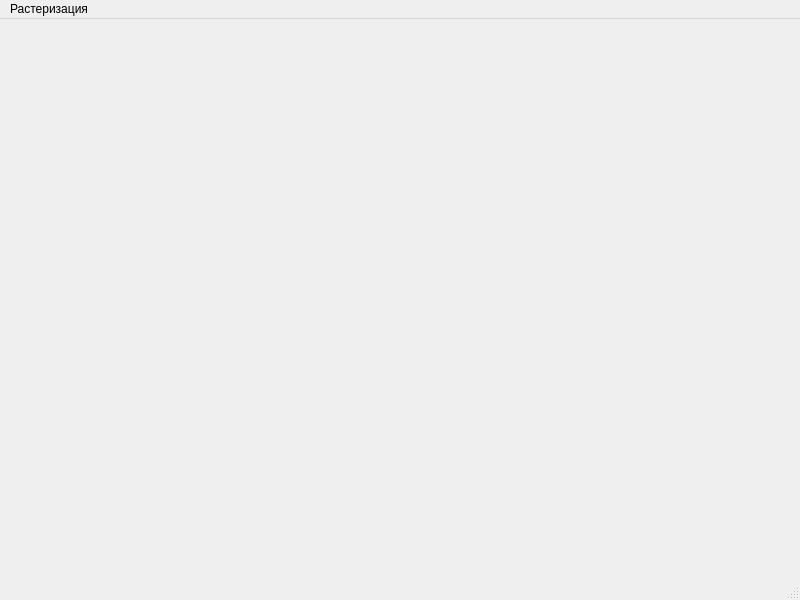
<?xml version="1.0" encoding="UTF-8"?>
<ui version="4.0">
 <class>MainWindow</class>
 <widget class="QMainWindow" name="MainWindow">
  <property name="geometry">
   <rect>
    <x>0</x>
    <y>0</y>
    <width>800</width>
    <height>600</height>
   </rect>
  </property>
  <property name="windowTitle">
   <string>MainWindow</string>
  </property>
  <widget class="QWidget" name="centralwidget"/>
  <widget class="QMenuBar" name="menubar">
   <property name="geometry">
    <rect>
     <x>0</x>
     <y>0</y>
     <width>800</width>
     <height>21</height>
    </rect>
   </property>
   <widget class="QMenu" name="menu">
    <property name="title">
     <string>Растеризация</string>
    </property>
    <addaction name="action"/>
    <addaction name="action_2"/>
    <addaction name="action_3"/>
    <addaction name="action_4"/>
    <addaction name="action_5"/>
   </widget>
   <addaction name="menu"/>
  </widget>
  <widget class="QStatusBar" name="statusbar"/>
  <action name="action">
   <property name="text">
    <string>Брезенхем</string>
   </property>
  </action>
  <action name="action_2">
   <property name="text">
    <string>Окружность</string>
   </property>
  </action>
  <action name="action_3">
   <property name="text">
    <string>Пошаговый</string>
   </property>
  </action>
  <action name="action_4">
   <property name="text">
    <string>ЦДА</string>
   </property>
  </action>
  <action name="action_5">
   <property name="text">
    <string>Масштаб</string>
   </property>
  </action>
 </widget>
 <resources/>
 <connections/>
</ui>
